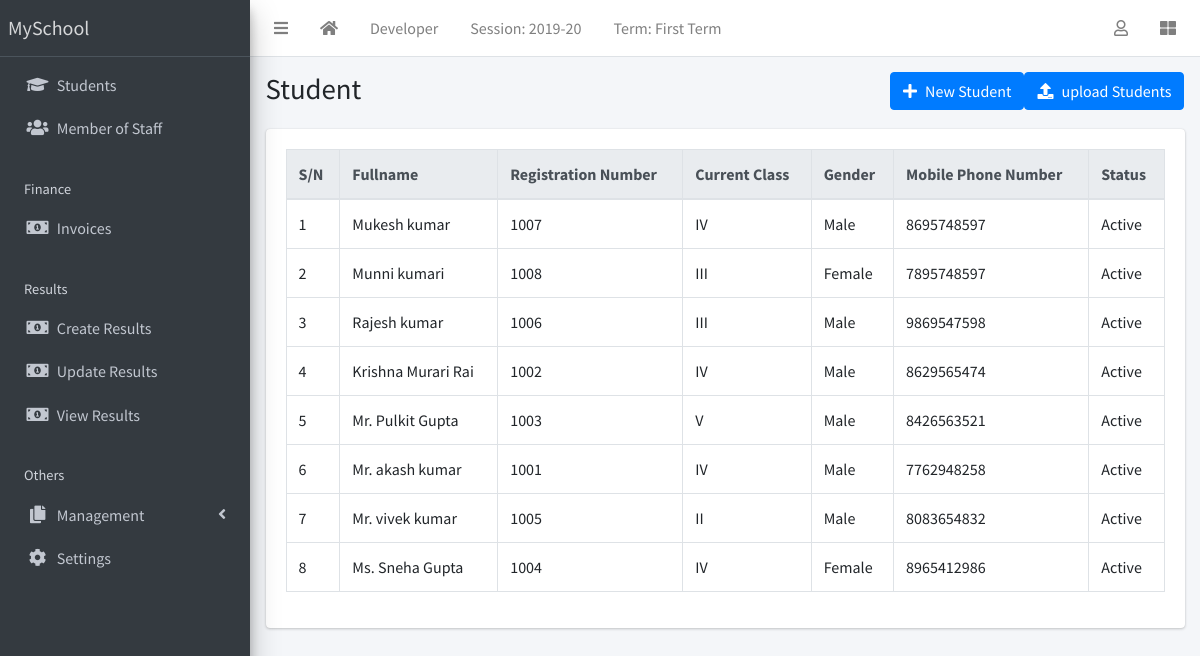
The app's page /student/list (signed in) with its own data.
### corecode/models.py (models this page shows, shortened)
class AcademicSession(models.Model):
    name = models.CharField(max_length=200,unique=True)
    current = models.BooleanField()
    class Meta:
        ordering = ['-name']

class AcademicTerm(models.Model):
    name = models.CharField(max_length=20,unique=True)
    current = models.BooleanField()
    class Meta:
        ordering = ['name']

class StudentClass(models.Model):
    name = models.CharField(max_length=200, unique=True)
    class Meta:
        verbose_name = "Class"
        verbose_name_plural = 'Classes'
        ordering = ['name']
    def __str__(self):
        return self.name

### students/models.py (models this page shows, shortened)
class Student(models.Model):
    STATUS = [
        ('active','Active'),
        ('inactive','Inactive')
    ]
    GENDER = [
        ('male','Male'),
        ('female','Female')
    ]
    current_status = models.CharField(max_length=10,default='active',choices=STATUS)
    registration_number =models.CharField(max_length=200,unique=True)
    surname = models.CharField(max_length=200,blank=True)
    firstname = models.CharField(max_length=200)
    other_name = models.CharField(max_length=200,blank=True)
    gender = models.CharField(max_length=10,choices=GENDER,default='male')
    date_of_birth = models.DateField(default=timezone.now)
    current_class = models.ForeignKey(StudentClass,on_delete=models.SET_NULL,blank=True,null=True)
    date_of_admission = models.DateField(default=timezone.now)
    parent_mobile_number = models.CharField(max_length=15,blank=True)
    address = models.TextField(blank=True)
    others = models.TextField(blank=True)
    passport = models.ImageField(blank=True,upload_to='Students/passports/')
    class Meta:
        ordering = ['surname','firstname','other_name']

### students/views.py (the view)
# urls.py: path('list',student_list,name='student-list'),
@login_required
def student_list(request):
    students = Student.objects.all()
    return render(request,'students/student_list.html',{'students':students})

### corecode/context_processors.py (called while the page is built)
def site_defaults(request):
    current_session = AcademicSession.objects.get(current=True)
    current_term = AcademicTerm.objects.get(current=True)
    vals = SiteConfig.objects.all()
    contexts ={
        'current_session':current_session.name,
        'current_term':current_term.name
    }
    for val in vals:
        contexts[val.key] = val.value
    return contexts

### students/templates/students/student_list.html (shortened to what this page needs)
{% extends 'corecode/base.html' %}
{% block title %} Student {% endblock title %}
{% block breadcrumb %}
  <a href="{% url 'student-create' %}" class="btn btn-primary"><i class="fas fa-plus mr-2"></i>New Student</a>
  <a href="{% url 'student-upload' %}" class="btn btn-primary"><i class="fas fa-upload mr-2"></i>upload Students</a>
{% endblock breadcrumb %}
{% block content %}
  <table id="studenttable" class="table table-bordered table-hover" data-page-length="100">
    <thead class="thead-light">
      <tr>
        <th>S/N</th>
        <th>Fullname</th>
        <th>Registration Number</th>
        <th>Current Class</th>
        <th>Gender</th>
        <th>Mobile Phone Number</th>
        <th>Status</th>
      </tr>
    </thead>
    <tbody>
      {% for student in students %}
        <tr class="clickable-row" data-href="{% url 'student-detail' student.id %}">
          <td>{{forloop.counter }}</td>
          <td>{{student.surname }} {{student.firstname }} {{ student.other_name }}</td>
          <td>{{student.registration_number }}</td>
          <td>{{student.current_class}}</td>
          <td>{{student.get_gender_display }}</td>
          <td>{{student.parent_mobile_number}}</td>
          <td>{{student.get_current_status_display}}</td>
        </tr>
      {% endfor %}
    </tbody>
  </table>
{% endblock %}

### corecode/templates/corecode/base.html (shortened to what this page needs)
{% load static %}
<!DOCTYPE html>
<html lang="en" dir="ltr">
  <head>
    <link href="https://stackpath.bootstrapcdn.com/bootstrap/4.5.0/css/bootstrap.min.css" rel="stylesheet">
    <link rel="stylesheet" href="{% static 'plugins/fontawesome-free/css/all.min.css' %}">
<link rel="stylesheet" href="{% static 'plugins/toastr/toastr.min.css' %}">
<link rel="stylesheet"
  href="{% static 'plugins/overlayScrollbars/css/OverlayScrollbars.min.css' %}">
<link rel="stylesheet" href="{% static 'plugins/DataTables/datatables.min.css' %}" />
<link rel="stylesheet" href="{% static 'dist/css/adminlte.min.css' %}">
  </head>
  <body class="hold-transition sidebar-mini layout-fixed layout-navbar-fixed layout-footer-fixed">
      <div class="wrapper">
        <nav class="main-header navbar navbar-expand navbar-white navbar-light">
          <ul class="navbar-nav">
            <li class="nav-item">
              <a class="nav-link" href="#" data-widget="pushmenu" role="button"><i class="fas fa-bars"></i></a>
            </li>
            <li class="nav-item d-none d-sm-inline-block">
              <a href="{% url 'home' %}" class="nav-link"><i class="fa fa-home"></i></a>
            </li>
            <li class="nav-item d-none d-sm-inline-block">
              <a href="{% url 'developer' %}" class="nav-link">Developer</a>
            </li>
            <li class="nav-item d-none d-sm-inline-block">
              <a href="{% url 'current-session'%}" class="nav-link">Session: {{current_session}}</a>
            </li>
            <li class="nav-item d-none d-sm-inline-block">
              <a href="{% url 'current-session' %}" class="nav-link">Term: {{current_term}}</a>
            </li>
          </ul>
          <ul class="navbar-nav ml-auto">
            <li class="nav-item dropdown">
              <a href="#" class="nav-link" data-toggle="dropdown">
                <i class="far fa-user"></i>
              </a>
            </li>
            <li class="nav-item">
              <a href="#" class="nav-link" data-widget="control-sidebar" data-side="true"
              role="button"><i class="fas fa-th-large"></i></a>
            </li>
          </ul>
        </nav>
        <aside class="main-sidebar sidebar-dark-primary elevation-4">
          <a href="#" class="brand-link">{{ school_name | default:"MySchool"}}</a>
          <div class="sidebar">
            <nav class="mt-2">
              <ul class="nav nav-pills nav-sidebar flex-column" data-widget="treeview" role="menu" data-accordion="false">
                <li class="nav-item">
                  <a href="{% url 'student-list' %}" class="nav-link">
                    <i class="nav-icon fas fa-graduation-cap"></i>
                    <p>Students</p>
                    </a>
                </li>
                <li class="nav-item">
                  <a href="{% url 'staff-list' %}" class="nav-link">
                    <i class="nav-icon fas fa-users"></i>
                    <p>Member of Staff</p>
                    </a>
                </li>
                <li class="nav-header">Finance</li>
                  <li class="nav-item">
                    <a href="{% url 'invoice-list' %}" class="nav-link">
                      <i class="nav-icon fas fa-money-bill-alt"></i>
                      <p>Invoices</p>
                      </a>
                  </li>
                  <li class="nav-header">Results</li>
                    <li class="nav-item">
                      <a href="{% url 'create-result' %}" class="nav-link">
                        <i class="nav-icon fas fa-money-bill-alt"></i>
                        <p>Create Results</p>
                        </a>
                    </li>
                    <li class="nav-item">
                      <a href="{% url 'edit-results' %}" class="nav-link">
                        <i class="nav-icon fas fa-money-bill-alt"></i>
                        <p>Update Results</p>
                        </a>
                    </li>
                    <li class="nav-item">
                      <a href="{% url 'view-results' %}" class="nav-link">
                        <i class="nav-icon fas fa-money-bill-alt"></i>
                        <p>View Results</p>
                        </a>
                    </li>
                    <li class="nav-header">Others</li>
                      <li class="nav-item has-treeview">
                        <a href="#" class="nav-link">
                          <i class="nav-icon fas fa-copy"></i>
                          <p>Management</p>
                          <i class="fas fa-angle-left right"></i>
                          </a>
                      </li>
                      <li class="nav-item">
                        <a href="{% url 'configs' %}" class="nav-link">
                          <i class="nav-icon fas fa-cog"></i>
                          <p>
                            Settings
                          </p>
                        </a>
                      </li>
                    </ul>
                  </nav>
                </div>
              </aside>
                <div class="content-wrapper">
                  <section class="content-header">
                    <div class="container-fluid">
                      <div class="row mb-1">
                        <div class="col-sm-8">
                          <h1>{% block title %}{% endblock title %}</h1>
                        </div>
                        <div class="col-sm-4">
                          <ol class="breadcrumb float-sm-right">
                            <li class="breadcrumb-item">{% block breadcrumb %}{% endblock breadcrumb %}</li>
                          </ol>
                        </div>
                      </div>
                    </div>
                  </section>
                  <section class="content">
                    <div class="container-fluid">
                      <div class="row">
                        <div class="col-md-12">
                          {% block fullcard %}
                          <div class="card">
                            <div class="card-body">
                              <div class="row">
                                <div class="col">
                                  {% block content %}
                                  {% endblock content %}
                                </div>
                              </div>
                            </div>
                          </div>
                          {% endblock fullcard %}
                        </div>
                      </div>
                    </div>
                  </section>
                </div>
              </div>
            </body>
            </html>

### records on screen
AcademicSession: name "2019-20"
AcademicTerm: name "First Term"
Student: firstname "Mukesh", other_name "kumar", registration_number "1007", current_class "IV", gender "Male", parent_mobile_number "8695748597", current_status "Active"
Student: firstname "Munni", other_name "kumari", registration_number "1008", current_class "III", gender "Female", parent_mobile_number "7895748597", current_status "Active"
Student: firstname "Rajesh", other_name "kumar", registration_number "1006", current_class "III", gender "Male", parent_mobile_number "9869547598", current_status "Active"
Student: surname "Krishna", firstname "Murari", other_name "Rai", registration_number "1002", current_class "IV", gender "Male", parent_mobile_number "8629565474", current_status "Active"
Student: surname "Mr.", firstname "Pulkit", other_name "Gupta", registration_number "1003", current_class "V", gender "Male", parent_mobile_number "8426563521", current_status "Active"
Student: surname "Mr.", firstname "akash", other_name "kumar", registration_number "1001", current_class "IV", gender "Male", parent_mobile_number "7762948258", current_status "Active"
Student: surname "Mr.", firstname "vivek", other_name "kumar", registration_number "1005", current_class "II", gender "Male", parent_mobile_number "8083654832", current_status "Active"
Student: surname "Ms.", firstname "Sneha", other_name "Gupta", registration_number "1004", current_class "IV", gender "Female", parent_mobile_number "8965412986", current_status "Active"

### other values on screen
{{ school_name | default:"MySchool" }} "MySchool"
